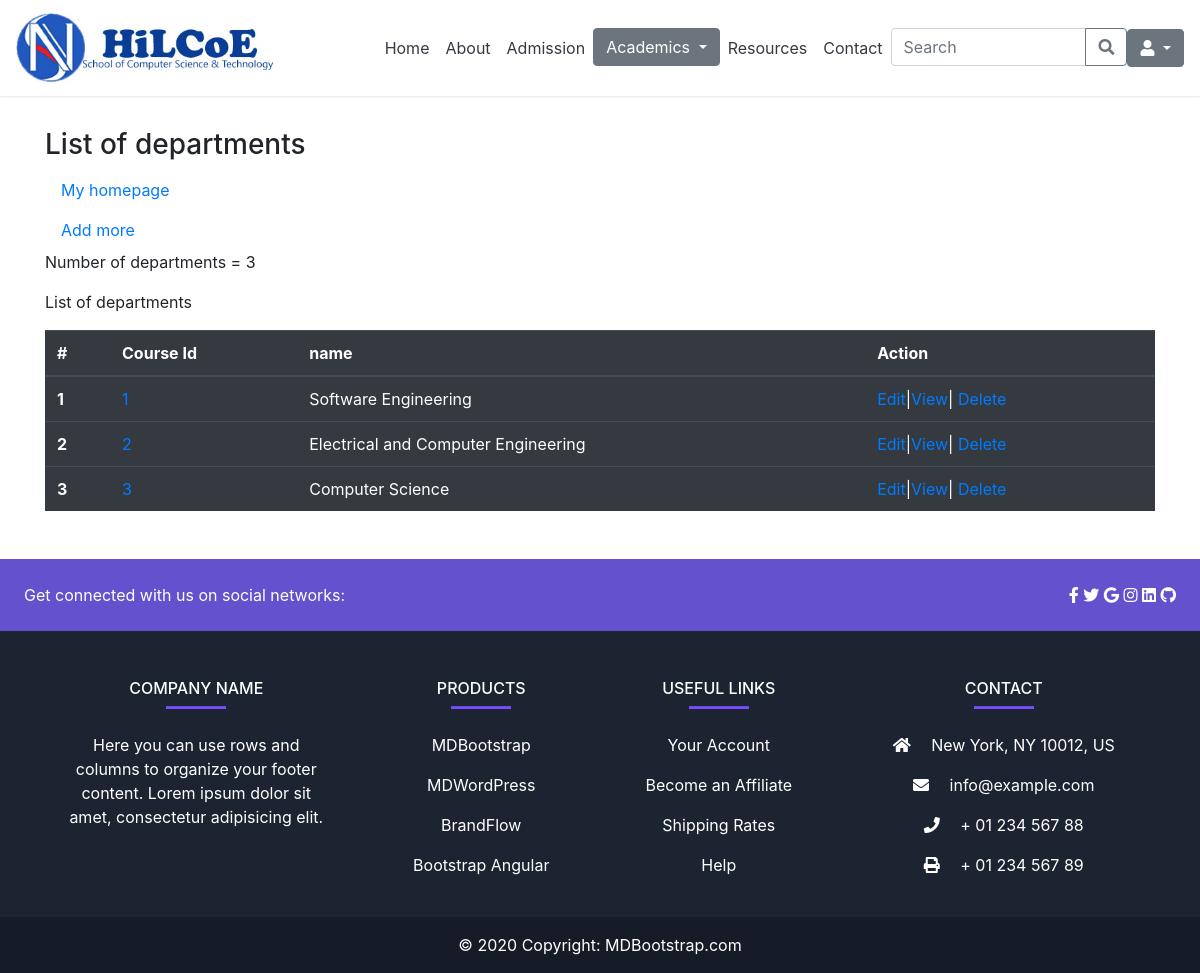
The page /admin_app/department_list/ on the database as committed earlier.
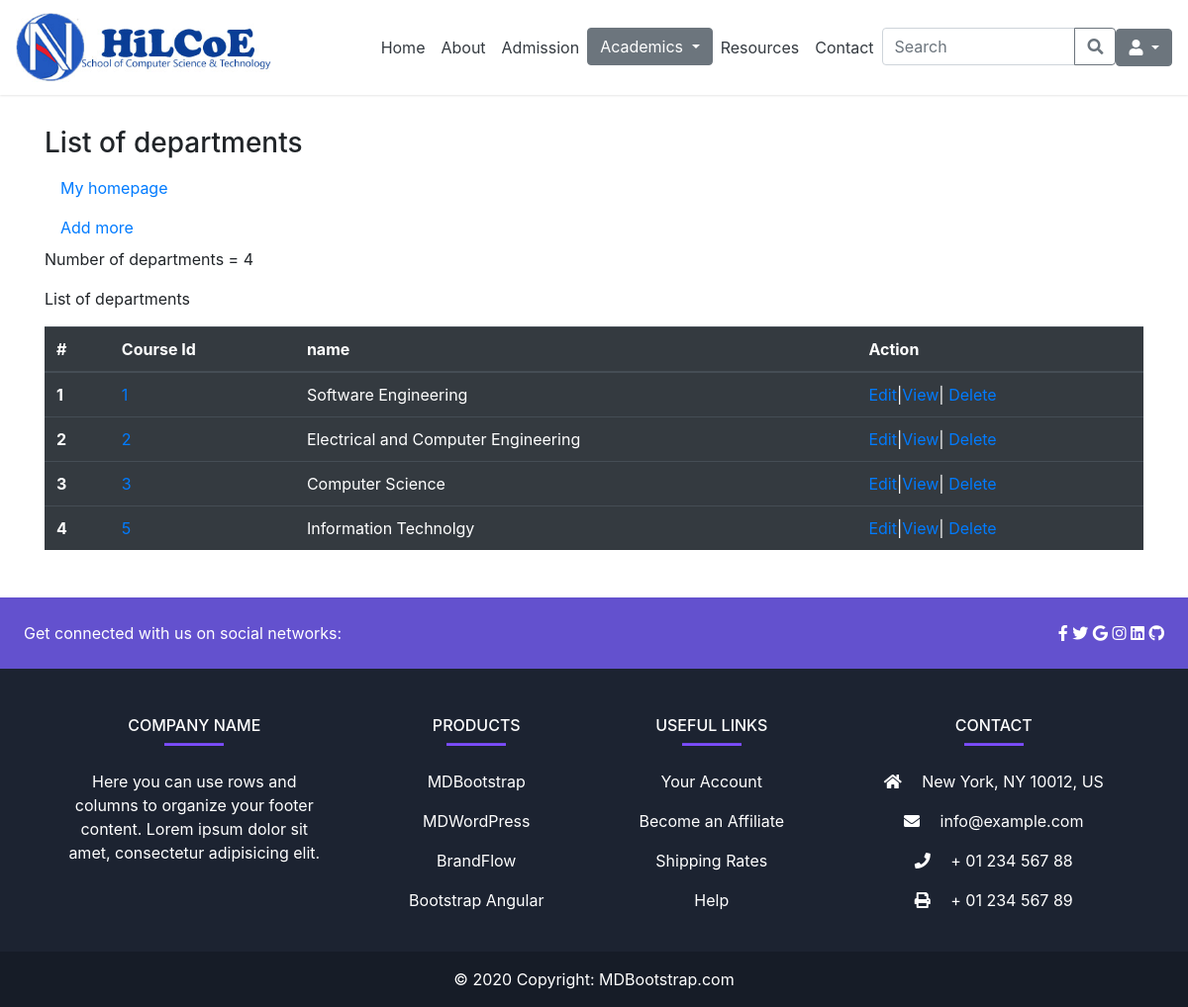
The same page on the database as committed later.
### admin_app/models.py (models this page shows, shortened)
class Department(models.Model):
  name = models.CharField(max_length=50, null=True, blank=True)
  department_head = models.CharField(max_length=50, null=True, blank=True)

### admin_app/views.py (the view)
# urls.py: path('department_list/', views.department_list, name='department-list'),
def department_list(request):
   departments = Department.objects.all()
   number_of_departments = departments.count()
   context = {
       'departments': departments,
      'number_of_departments': number_of_departments,
   }
   return render(request, 'admin_app/department/departments_list.html', context)

### templates/admin_app/department/departments_list.html (shortened to what this page needs)
s{% extends 'base.html' %}
{% block content%}
<div class="container my-5">
  <h3> List of departments</h3>
  <a class="nav-link text-black" href="{% if user.is_superuser or user.is_staff %}
          {% url 'admin-dashboard' %}
          {% else %}
            {% url 'cs-bsc' %}
          {% endif %}">My homepage
  </a>
  <a class="nav-link text-black" href="{% url 'add-department' %}"> Add more </a>
  <p>Number of departments = {{ number_of_departments }}</p>
  <p>List of departments</p>
  <table class="table table-dark">
    <thead>
      <tr>
        <th scope="col">#</th>
        <th scope="col">Course Id</th>
        <th scope="col">name </th>
        <th scope="col">Action</th>
      </tr>
    </thead>
    <tbody>
      {% for dept in departments %}
      <tr>
        <th scope="row">{{ forloop.counter }}</th>
        <td><a href="{% url 'department-detail' department_id=dept.pk %}">{{ dept.pk }}</a></td>
        <td>{{ dept.name }}</td>
        <td><a href="{% url 'department-edit' department_id=dept.pk %}">Edit</a>|<a href="{% url 'department-detail' department_id=dept.pk %}">View</a>|
          <a href="{% url 'department-delete' department_id=dept.pk %}">Delete</a></td>
      </tr>
      {% endfor %}
    </tbody>
  </table>
</div>
{% endblock %}

Rows that differ between the two databases and show on the page:
added Department: pk "5", name "Information Technolgy"
Other text that changed with them:
{{ number_of_departments }}: "3" → "4"
